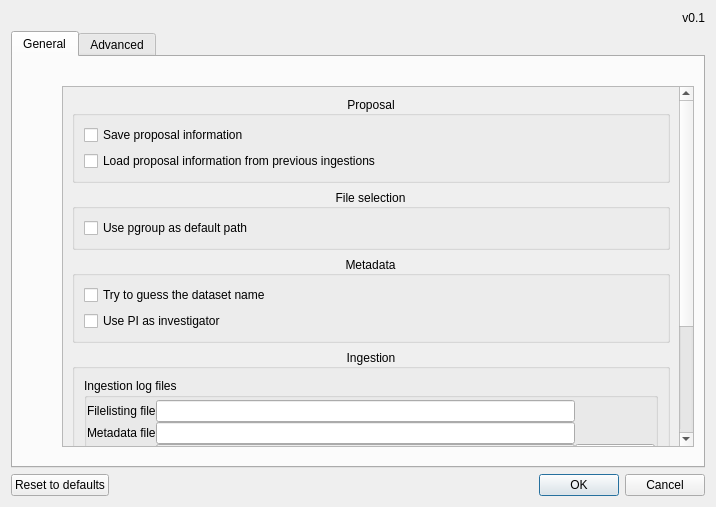
<?xml version="1.0" encoding="UTF-8"?>
<ui version="4.0">
 <class>Settings</class>
 <widget class="QDialog" name="Settings">
  <property name="geometry">
   <rect>
    <x>0</x>
    <y>0</y>
    <width>716</width>
    <height>507</height>
   </rect>
  </property>
  <property name="windowTitle">
   <string>Settings</string>
  </property>
  <layout class="QVBoxLayout" name="verticalLayout_13">
   <item>
    <layout class="QVBoxLayout" name="verticalLayout">
     <item>
      <widget class="QLabel" name="labelVersionNumber">
       <property name="text">
        <string>v0.1</string>
       </property>
       <property name="alignment">
        <set>Qt::AlignRight|Qt::AlignTrailing|Qt::AlignVCenter</set>
       </property>
      </widget>
     </item>
     <item>
      <widget class="QTabWidget" name="tabWidget">
       <property name="toolTip">
        <string/>
       </property>
       <property name="currentIndex">
        <number>0</number>
       </property>
       <widget class="QWidget" name="tab">
        <attribute name="title">
         <string>General</string>
        </attribute>
        <layout class="QVBoxLayout" name="verticalLayout_3">
         <item>
          <layout class="QVBoxLayout" name="verticalLayout_16">
           <item>
            <spacer name="verticalSpacer_3">
             <property name="orientation">
              <enum>Qt::Vertical</enum>
             </property>
             <property name="sizeType">
              <enum>QSizePolicy::Fixed</enum>
             </property>
             <property name="sizeHint" stdset="0">
              <size>
               <width>20</width>
               <height>20</height>
              </size>
             </property>
            </spacer>
           </item>
           <item>
            <layout class="QHBoxLayout" name="horizontalLayout_5">
             <item>
              <spacer name="horizontalSpacer_5">
               <property name="orientation">
                <enum>Qt::Horizontal</enum>
               </property>
               <property name="sizeType">
                <enum>QSizePolicy::Fixed</enum>
               </property>
               <property name="sizeHint" stdset="0">
                <size>
                 <width>40</width>
                 <height>20</height>
                </size>
               </property>
              </spacer>
             </item>
             <item>
              <widget class="QScrollArea" name="scrollArea">
               <property name="widgetResizable">
                <bool>true</bool>
               </property>
               <widget class="QWidget" name="scrollAreaWidgetContents">
                <property name="geometry">
                 <rect>
                  <x>0</x>
                  <y>-200</y>
                  <width>602</width>
                  <height>541</height>
                 </rect>
                </property>
                <layout class="QVBoxLayout" name="verticalLayout_12">
                 <item>
                  <widget class="QGroupBox" name="groupBox_5">
                   <property name="title">
                    <string>Proposal</string>
                   </property>
                   <property name="alignment">
                    <set>Qt::AlignCenter</set>
                   </property>
                   <layout class="QVBoxLayout" name="verticalLayout_15">
                    <item>
                     <widget class="QCheckBox" name="checkBoxSaveProposalInfo">
                      <property name="text">
                       <string>Save proposal information</string>
                      </property>
                     </widget>
                    </item>
                    <item>
                     <widget class="QCheckBox" name="checkBoxLoadProposalInfo">
                      <property name="text">
                       <string>Load proposal information from previous ingestions</string>
                      </property>
                     </widget>
                    </item>
                   </layout>
                  </widget>
                 </item>
                 <item>
                  <widget class="QGroupBox" name="groupBox_3">
                   <property name="title">
                    <string>File selection</string>
                   </property>
                   <property name="alignment">
                    <set>Qt::AlignCenter</set>
                   </property>
                   <layout class="QVBoxLayout" name="verticalLayout_4">
                    <item>
                     <widget class="QCheckBox" name="checkBoxUsePgroupAsPath">
                      <property name="text">
                       <string>Use pgroup as default path</string>
                      </property>
                     </widget>
                    </item>
                   </layout>
                  </widget>
                 </item>
                 <item>
                  <widget class="QGroupBox" name="groupBox_2">
                   <property name="title">
                    <string>Metadata</string>
                   </property>
                   <property name="alignment">
                    <set>Qt::AlignCenter</set>
                   </property>
                   <layout class="QVBoxLayout" name="verticalLayout_10">
                    <item>
                     <widget class="QCheckBox" name="checkBoxGuessDatasetname">
                      <property name="text">
                       <string>Try to guess the dataset name</string>
                      </property>
                     </widget>
                    </item>
                    <item>
                     <widget class="QCheckBox" name="checkBoxInvestigatorIsPI">
                      <property name="text">
                       <string>Use PI as investigator</string>
                      </property>
                     </widget>
                    </item>
                   </layout>
                  </widget>
                 </item>
                 <item>
                  <widget class="QGroupBox" name="groupBox_4">
                   <property name="sizePolicy">
                    <sizepolicy hsizetype="Preferred" vsizetype="Preferred">
                     <horstretch>0</horstretch>
                     <verstretch>0</verstretch>
                    </sizepolicy>
                   </property>
                   <property name="title">
                    <string>Ingestion</string>
                   </property>
                   <property name="alignment">
                    <set>Qt::AlignCenter</set>
                   </property>
                   <layout class="QVBoxLayout" name="verticalLayout_11">
                    <item>
                     <widget class="QGroupBox" name="groupBox">
                      <property name="title">
                       <string>Ingestion log files</string>
                      </property>
                      <property name="flat">
                       <bool>false</bool>
                      </property>
                      <layout class="QVBoxLayout" name="verticalLayout_2">
                       <property name="spacing">
                        <number>0</number>
                       </property>
                       <property name="leftMargin">
                        <number>0</number>
                       </property>
                       <property name="topMargin">
                        <number>2</number>
                       </property>
                       <property name="rightMargin">
                        <number>0</number>
                       </property>
                       <property name="bottomMargin">
                        <number>0</number>
                       </property>
                       <item>
                        <layout class="QGridLayout" name="gridLayout">
                         <item row="0" column="0">
                          <widget class="QLabel" name="label_2">
                           <property name="text">
                            <string>Filelisting file</string>
                           </property>
                          </widget>
                         </item>
                         <item row="0" column="1">
                          <widget class="QLineEdit" name="lineEditFilelistingFile"/>
                         </item>
                         <item row="1" column="0">
                          <widget class="QLabel" name="label">
                           <property name="text">
                            <string>Metadata file</string>
                           </property>
                          </widget>
                         </item>
                         <item row="1" column="1">
                          <widget class="QLineEdit" name="lineEditMetadataFile"/>
                         </item>
                         <item row="2" column="0">
                          <widget class="QLabel" name="label_3">
                           <property name="text">
                            <string>Log path</string>
                           </property>
                          </widget>
                         </item>
                         <item row="2" column="1">
                          <widget class="QLineEdit" name="lineEditLogPath"/>
                         </item>
                         <item row="2" column="2">
                          <widget class="QPushButton" name="pushButtonBrowseLogPath">
                           <property name="text">
                            <string>Browse</string>
                           </property>
                          </widget>
                         </item>
                        </layout>
                       </item>
                       <item>
                        <widget class="QCheckBox" name="checkBoxDeleteLog">
                         <property name="text">
                          <string>Delete log files after ingestion</string>
                         </property>
                        </widget>
                       </item>
                      </layout>
                     </widget>
                    </item>
                    <item>
                     <widget class="QCheckBox" name="checkBoxEnableIngest">
                      <property name="text">
                       <string>Ingest</string>
                      </property>
                     </widget>
                    </item>
                    <item>
                     <widget class="QCheckBox" name="checkBoxEnableArchive">
                      <property name="text">
                       <string>Archive</string>
                      </property>
                     </widget>
                    </item>
                    <item>
                     <widget class="QCheckBox" name="checkBoxDisableEmails">
                      <property name="enabled">
                       <bool>true</bool>
                      </property>
                      <property name="text">
                       <string>Disable emails after ingestion</string>
                      </property>
                     </widget>
                    </item>
                    <item>
                     <widget class="QCheckBox" name="checkBoxSaveLog">
                      <property name="text">
                       <string>Save log files automatically</string>
                      </property>
                     </widget>
                    </item>
                   </layout>
                  </widget>
                 </item>
                </layout>
               </widget>
              </widget>
             </item>
             <item>
              <spacer name="horizontalSpacer_6">
               <property name="orientation">
                <enum>Qt::Horizontal</enum>
               </property>
               <property name="sizeType">
                <enum>QSizePolicy::Fixed</enum>
               </property>
               <property name="sizeHint" stdset="0">
                <size>
                 <width>0</width>
                 <height>20</height>
                </size>
               </property>
              </spacer>
             </item>
            </layout>
           </item>
           <item>
            <spacer name="verticalSpacer_4">
             <property name="orientation">
              <enum>Qt::Vertical</enum>
             </property>
             <property name="sizeType">
              <enum>QSizePolicy::Fixed</enum>
             </property>
             <property name="sizeHint" stdset="0">
              <size>
               <width>20</width>
               <height>10</height>
              </size>
             </property>
            </spacer>
           </item>
          </layout>
         </item>
        </layout>
       </widget>
       <widget class="QWidget" name="tab_2">
        <attribute name="title">
         <string>Advanced</string>
        </attribute>
        <layout class="QVBoxLayout" name="verticalLayout_14">
         <item>
          <layout class="QVBoxLayout" name="verticalLayout_9">
           <item>
            <spacer name="verticalSpacer_2">
             <property name="orientation">
              <enum>Qt::Vertical</enum>
             </property>
             <property name="sizeType">
              <enum>QSizePolicy::Fixed</enum>
             </property>
             <property name="sizeHint" stdset="0">
              <size>
               <width>20</width>
               <height>20</height>
              </size>
             </property>
            </spacer>
           </item>
           <item>
            <layout class="QHBoxLayout" name="horizontalLayout_4">
             <item>
              <spacer name="horizontalSpacer_3">
               <property name="orientation">
                <enum>Qt::Horizontal</enum>
               </property>
               <property name="sizeType">
                <enum>QSizePolicy::Fixed</enum>
               </property>
               <property name="sizeHint" stdset="0">
                <size>
                 <width>40</width>
                 <height>20</height>
                </size>
               </property>
              </spacer>
             </item>
             <item>
              <layout class="QVBoxLayout" name="verticalLayout_8">
               <item>
                <widget class="QLabel" name="label_4">
                 <property name="text">
                  <string>Warning: Changing any of the following settings may result in data loss. </string>
                 </property>
                 <property name="alignment">
                  <set>Qt::AlignCenter</set>
                 </property>
                </widget>
               </item>
               <item>
                <layout class="QHBoxLayout" name="horizontalLayout_3">
                 <item>
                  <spacer name="horizontalSpacer_2">
                   <property name="orientation">
                    <enum>Qt::Horizontal</enum>
                   </property>
                   <property name="sizeType">
                    <enum>QSizePolicy::Expanding</enum>
                   </property>
                   <property name="sizeHint" stdset="0">
                    <size>
                     <width>121</width>
                     <height>20</height>
                    </size>
                   </property>
                  </spacer>
                 </item>
                 <item>
                  <widget class="QCheckBox" name="checkBoxEnableAdvanced">
                   <property name="sizePolicy">
                    <sizepolicy hsizetype="Fixed" vsizetype="Fixed">
                     <horstretch>0</horstretch>
                     <verstretch>0</verstretch>
                    </sizepolicy>
                   </property>
                   <property name="text">
                    <string>Enable advanced settings</string>
                   </property>
                  </widget>
                 </item>
                 <item>
                  <spacer name="horizontalSpacer_7">
                   <property name="orientation">
                    <enum>Qt::Horizontal</enum>
                   </property>
                   <property name="sizeHint" stdset="0">
                    <size>
                     <width>40</width>
                     <height>20</height>
                    </size>
                   </property>
                  </spacer>
                 </item>
                </layout>
               </item>
               <item>
                <widget class="QGroupBox" name="groupBoxServer">
                 <property name="enabled">
                  <bool>true</bool>
                 </property>
                 <property name="title">
                  <string>Server</string>
                 </property>
                 <property name="alignment">
                  <set>Qt::AlignCenter</set>
                 </property>
                 <layout class="QVBoxLayout" name="verticalLayout_5">
                  <item>
                   <layout class="QHBoxLayout" name="horizontalLayout_2">
                    <item>
                     <widget class="QComboBox" name="comboBoxServer">
                      <item>
                       <property name="text">
                        <string>Production</string>
                       </property>
                      </item>
                      <item>
                       <property name="text">
                        <string>QA</string>
                       </property>
                      </item>
                      <item>
                       <property name="text">
                        <string>Development</string>
                       </property>
                      </item>
                     </widget>
                    </item>
                    <item>
                     <widget class="QLineEdit" name="lineEditServer">
                      <property name="enabled">
                       <bool>true</bool>
                      </property>
                     </widget>
                    </item>
                   </layout>
                  </item>
                 </layout>
                </widget>
               </item>
               <item>
                <widget class="QGroupBox" name="groupBoxDebugging">
                 <property name="title">
                  <string>Debugging</string>
                 </property>
                 <property name="alignment">
                  <set>Qt::AlignCenter</set>
                 </property>
                 <layout class="QVBoxLayout" name="verticalLayout_7">
                  <item>
                   <layout class="QVBoxLayout" name="verticalLayout_6">
                    <item>
                     <widget class="QCheckBox" name="checkBoxPrintCalls">
                      <property name="text">
                       <string>Print ingestion command to terminal</string>
                      </property>
                     </widget>
                    </item>
                    <item>
                     <widget class="QCheckBox" name="checkBoxSystemCalls">
                      <property name="text">
                       <string>Disable system calls</string>
                      </property>
                     </widget>
                    </item>
                   </layout>
                  </item>
                 </layout>
                </widget>
               </item>
              </layout>
             </item>
             <item>
              <spacer name="horizontalSpacer_4">
               <property name="orientation">
                <enum>Qt::Horizontal</enum>
               </property>
               <property name="sizeType">
                <enum>QSizePolicy::Fixed</enum>
               </property>
               <property name="sizeHint" stdset="0">
                <size>
                 <width>40</width>
                 <height>20</height>
                </size>
               </property>
              </spacer>
             </item>
            </layout>
           </item>
           <item>
            <spacer name="verticalSpacer">
             <property name="orientation">
              <enum>Qt::Vertical</enum>
             </property>
             <property name="sizeType">
              <enum>QSizePolicy::Fixed</enum>
             </property>
             <property name="sizeHint" stdset="0">
              <size>
               <width>20</width>
               <height>40</height>
              </size>
             </property>
            </spacer>
           </item>
          </layout>
         </item>
        </layout>
       </widget>
      </widget>
     </item>
     <item>
      <layout class="QHBoxLayout" name="horizontalLayout">
       <item>
        <widget class="QPushButton" name="pushButtonReset">
         <property name="toolTip">
          <string>Reset settings to default parameters</string>
         </property>
         <property name="text">
          <string>Reset to defaults</string>
         </property>
        </widget>
       </item>
       <item>
        <spacer name="horizontalSpacer">
         <property name="orientation">
          <enum>Qt::Horizontal</enum>
         </property>
         <property name="sizeHint" stdset="0">
          <size>
           <width>40</width>
           <height>20</height>
          </size>
         </property>
        </spacer>
       </item>
       <item>
        <widget class="QDialogButtonBox" name="buttonBox">
         <property name="orientation">
          <enum>Qt::Horizontal</enum>
         </property>
         <property name="standardButtons">
          <set>QDialogButtonBox::Cancel|QDialogButtonBox::Ok</set>
         </property>
        </widget>
       </item>
      </layout>
     </item>
    </layout>
   </item>
  </layout>
 </widget>
 <resources/>
 <connections>
  <connection>
   <sender>buttonBox</sender>
   <signal>accepted()</signal>
   <receiver>Settings</receiver>
   <slot>accept()</slot>
   <hints>
    <hint type="sourcelabel">
     <x>248</x>
     <y>254</y>
    </hint>
    <hint type="destinationlabel">
     <x>157</x>
     <y>274</y>
    </hint>
   </hints>
  </connection>
  <connection>
   <sender>buttonBox</sender>
   <signal>rejected()</signal>
   <receiver>Settings</receiver>
   <slot>reject()</slot>
   <hints>
    <hint type="sourcelabel">
     <x>316</x>
     <y>260</y>
    </hint>
    <hint type="destinationlabel">
     <x>286</x>
     <y>274</y>
    </hint>
   </hints>
  </connection>
 </connections>
</ui>
